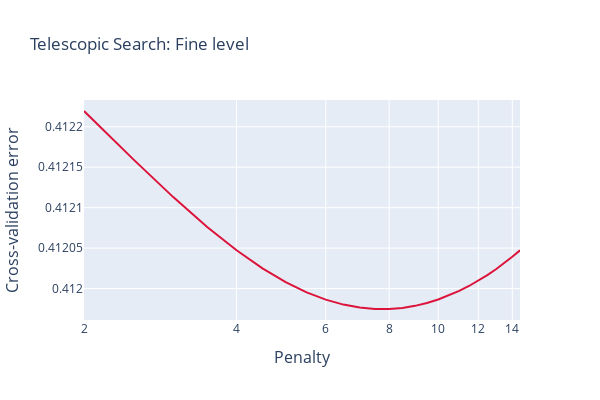

Notebook source saved alongside this figure:
### Code cell
fig = go.Figure()

fig.add_trace(
    go.Scatter(
        x = alphas2,
        y= cv_ridge2,
        line = dict(color='crimson', width=2)
        ),
)



fig.update_layout(
   
    xaxis=go.layout.XAxis(
        title=go.layout.xaxis.Title(
            text="Penalty",
            font=dict(
                size=16
            )
        )
    ),
    
    yaxis=go.layout.YAxis(
        title=go.layout.yaxis.Title(
            text="Cross-validation error",
            font=dict(
                size=16
            ),
        )
    ),
)


fig.update_layout(height=400,
                width = 600,
                title = 'Telescopic Search: Fine level', 
                  xaxis_type="log", 
                  showlegend=False)

fig.show()

### Figure 1 — Plotly figure (JSON) as saved in the notebook; plotly's stock layout.template omitted (floating-point values rounded to 4 significant figures)
{"data": [{"line": {"color": "crimson", "width": 2}, "type": "scatter", "x": [2, 2.5, 3, 3.5, 4, 4.5, 5, 5.5, 6, 6.5, 7, 7.5, 8, 8.5, 9, 9.5, 10, 10.5, 11, 11.5, 12, 12.5, 13, 13.5, 14, 14.5], "y": [0.4122, 0.4122, 0.4121, 0.4121, 0.412, 0.412, 0.412, 0.412, 0.412, 0.412, 0.412, 0.412, 0.412, 0.412, 0.412, 0.412, 0.412, 0.412, 0.412, 0.412, 0.412, 0.412, 0.412, 0.412, 0.412, 0.412]}], "layout": {"height": 400, "showlegend": false, "title": {"text": "Telescopic Search: Fine level"}, "width": 600, "xaxis": {"title": {"font": {"size": 16}, "text": "Penalty"}, "type": "log"}, "yaxis": {"title": {"font": {"size": 16}, "text": "Cross-validation error"}}}}
